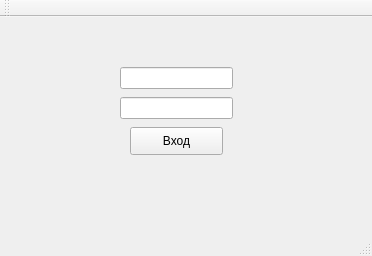
<?xml version="1.0" encoding="UTF-8"?>
<ui version="4.0">
 <class>MainWindow</class>
 <widget class="QMainWindow" name="MainWindow">
  <property name="geometry">
   <rect>
    <x>0</x>
    <y>0</y>
    <width>372</width>
    <height>256</height>
   </rect>
  </property>
  <property name="windowTitle">
   <string>MainWindow</string>
  </property>
  <widget class="QWidget" name="centralWidget">
   <widget class="QPushButton" name="pushButton">
    <property name="geometry">
     <rect>
      <x>130</x>
      <y>110</y>
      <width>93</width>
      <height>28</height>
     </rect>
    </property>
    <property name="text">
     <string>Вход</string>
    </property>
   </widget>
   <widget class="QLineEdit" name="lineEdit_2">
    <property name="geometry">
     <rect>
      <x>120</x>
      <y>80</y>
      <width>113</width>
      <height>22</height>
     </rect>
    </property>
   </widget>
   <widget class="QLineEdit" name="lineEdit">
    <property name="geometry">
     <rect>
      <x>120</x>
      <y>50</y>
      <width>113</width>
      <height>22</height>
     </rect>
    </property>
   </widget>
  </widget>
  <widget class="QMenuBar" name="menuBar">
   <property name="geometry">
    <rect>
     <x>0</x>
     <y>0</y>
     <width>372</width>
     <height>26</height>
    </rect>
   </property>
  </widget>
  <widget class="QToolBar" name="mainToolBar">
   <attribute name="toolBarArea">
    <enum>TopToolBarArea</enum>
   </attribute>
   <attribute name="toolBarBreak">
    <bool>false</bool>
   </attribute>
  </widget>
  <widget class="QStatusBar" name="statusBar"/>
 </widget>
 <layoutdefault spacing="6" margin="11"/>
 <resources/>
 <connections/>
</ui>
